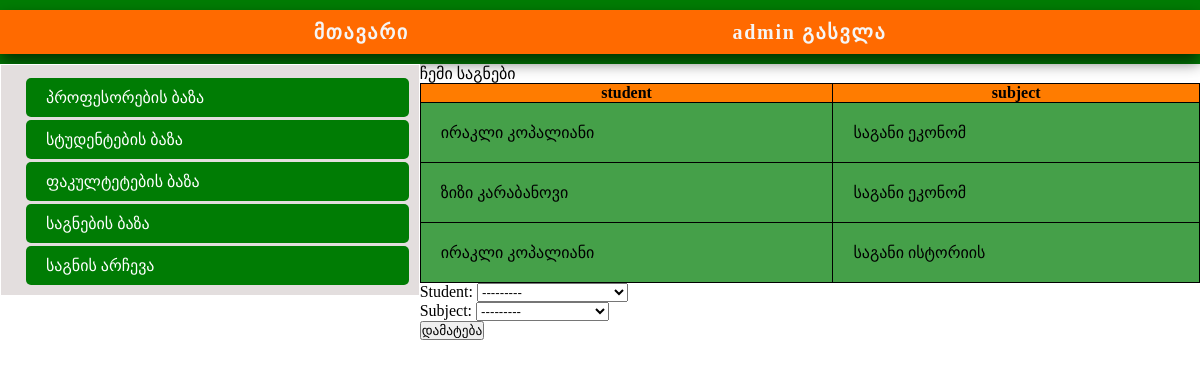
Screenshot of /takingsabject/ (signed in) with the database file from the repository.
### management/models/taking_subjects.py (models this page shows, shortened)
class StudentSubject(models.Model):
    student = models.ForeignKey('management.Student', on_delete=models.CASCADE, verbose_name='Student', default=None)
    subject = models.ForeignKey('management.Subject', on_delete=models.CASCADE, verbose_name='Subject', default=None) # ForeignKey to the semester field of the Student model
    created_at = models.DateTimeField(auto_now_add=True)
    updated_at = models.DateTimeField(auto_now=True)
    class Meta:
        db_table = 'student_subject'
        verbose_name = 'Student Subject'
        verbose_name_plural = 'Student Subjects'

### management/models/student.py (models this page shows, shortened)
class Student(models.Model):
    first_name = models.CharField(max_length=255, verbose_name=_('First Name'))
    last_name = models.CharField(max_length=255, verbose_name=_('Last Name'))
    email = models.EmailField(verbose_name=_('Email'), blank=True)
    phone_number = models.CharField(max_length=255, verbose_name=_('Phone Number'), default=None)
    born_date = models.DateField(verbose_name=_('Born Date'))
    gpa = models.FloatField(
        verbose_name='GPA',
        validators=[MinValueValidator(0.0), MaxValueValidator(4.0)]
    )
    current_semester = models.IntegerField(verbose_name=_('Current Semester'), choices=choices.SEMESTER_CHOICES, default=0)
    faculty = models.ForeignKey('management.Faculty', on_delete=models.CASCADE, verbose_name=_('Faculty'), default=None)
    is_active = models.BooleanField(default=True)
    created_at = models.DateTimeField(auto_now_add=True)
    updated_at = models.DateTimeField(auto_now=True)
    class Meta:
        db_table = 'student'
        verbose_name = _('Student')
        verbose_name_plural = _('Students')
    def __str__(self):
        return f'{self.first_name} {self.last_name}'

### management/models/subject.py (models this page shows)
class Subject(models.Model):
    title = models.CharField(max_length=255, verbose_name=_('Title'))
    faculty = models.ManyToManyField(Faculty, verbose_name=_('Faculty'))
    number_of_credits = models.IntegerField(verbose_name=_('Number of Credits'), default=0)
    description = models.TextField(verbose_name=_('Description'))
    professor = models.ForeignKey('management.Professor', on_delete=models.CASCADE, verbose_name=_('Professor'), default=None)
    syllabus = models.FileField(upload_to='syllabus/', verbose_name=_('Syllabus'), blank=True, null=True,
                                validators=[FileExtensionValidator(['pdf'])])
    prerequisites = models.ManyToManyField('self', blank=True, verbose_name='Prerequisites')
    created_at = models.DateTimeField(auto_now_add=True)
    updated_at = models.DateTimeField(auto_now=True)
    class Meta:
        db_table = 'subject'
        verbose_name = _('Subject')
        verbose_name_plural = _('Subjects')
    def __str__(self):
        return self.title

### management/views/kopaliani.py (the view)
# urls.py: path('takingsabject/', takingsabject, name='takingsabject'),
def takingsabject(request):
    if request.user.is_authenticated:
        if request.method == 'POST':
            form = StudentSubject_form(request.POST)
            if form.is_valid():
                form.save()
                return HttpResponse("დაემატა")
            else:
                return HttpResponse("შეცდომა")
        else:
            studentSubject = StudentSubject.objects.all()
            form = StudentSubject_form()
            context = {
                'studentSubject': studentSubject,
                'form': form
            }
    else:
        return redirect('user_login')
    return render(request, 'management/takingsabject.html', context)

### management/views/kopaliani.py
class StudentSubject_form(ModelForm):
    class Meta:
        model = StudentSubject
        fields = '__all__'

### management/templates/management/takingsabject.html (shortened to what this page needs)
{% extends "base.html" %}
{% block content %}
<div class="centralDiv">
    ჩემი საგნები
    <table>
            <tr>
                <th>student</th>
                <th>subject</th>
            </tr>
        {% for item in studentSubject %}
            <tr>
                <td>{{ item.student.first_name }} {{ item.student.last_name }}</td>
                <td>{{ item.subject.title }}</td>
            </tr>
        {% endfor %}
    </table>
    <div class="createForm">
        <form method="post" action="" enctype="multipart/form-data">
        {{ form.as_p }}
        <input type="submit" value="დამატება">
        </form>
    </div>
</div>
{% endblock %}

### templates/base.html (shortened to what this page needs)
{% load static %}
<!DOCTYPE html>
<html lang="en">
<head>
    <link rel="stylesheet" href="{% static 'style.css' %}">
</head>
<header>
  <nav class="navbar">
    <a href="{% url 'index' %}" class="nav-button">მთავარი</a>
      {% if request.user.is_authenticated %}
				<div class="nav--login nav--but" >
					<a href="{% url 'user_logout' %}"><div class="nav-button"> {{ request.user.username }}
                        გასვლა</div></a>
				</div>
      {% else %}
    <a href="{% url 'user_login' %}" class="nav-button">შესვლა</a>
{% endif %}
  </nav>
</header>
<body>
    <div class="bodyDiv">
        <div class="leftDiv">
        <div class="filterDivs">
                <a class="filterItem"  href="{% url 'professor' %}">
                    პროფესორების ბაზა
                </a>
                <a class="filterItem"  href="{% url 'get_students' %}">
                    სტუდენტების ბაზა
                </a>
                <a class="filterItem"  href="{% url 'get_faculties' %}">
                    ფაკულტეტების ბაზა
                </a>
                <a class="filterItem"  href="{% url 'sabject' %}">
                    საგნების ბაზა
                </a>
                <a class="filterItem"  href="{% url 'takingsabject' %}">
                    საგნის არჩევა
                </a>
          </div>
        </div>
        {% block content %}{% endblock %}
    </div>
</body>
</html>

### management/static/style.css (style rules this page uses)
* { margin: 0; padding: 0; box-sizing: border-box; user-select: none; -moz-user-select: none; -webkit-user-select: none; }
a { text-decoration: none; color: #333; }
header { background-color:#007c04; padding: 10px 0; }
.navbar { background-color: #ff6a00; display: flex; justify-content: space-evenly; box-shadow: 0px 8px 16px 0px rgba(0, 0, 0, 0.603); z-index: -500; font-size: calc( 10vw / 15); }
.nav-button { background: -webkit-linear-gradient(to right, #2196F3, #00adef); border-radius: 6px; letter-spacing: 0.085em; display: flex; justify-content: center; align-items: center; width: auto; height: 44px; color: whitesmoke; padding: 10px; transition: all .3s ease; font-weight: bold; font-size: 20px; }
.bodyDiv { display: flex; flex-direction: row; height: 100%; width: 100%; }
.leftDiv { border: 1px solid white; width: 450px; background-color: #e3dede; padding: 10px; height: 100%; }
.centralDiv { width: 70%; display: flex; flex-wrap: wrap; justify-content: space-evenly; flex-direction: column; }
.filterDivs { padding-left: 15px; display: flex; flex-direction: column; }
.filterItem { display: inline-block; padding: 10px 20px; background-color: #007c04; color: white; text-decoration: none; border-radius: 5px; transition: background-color 0.3s, transform 0.2s; margin-top:3px }
table,th { background-color: #ff7c00; border: 1px solid black; }
table,td { border: 1px solid black; border-collapse: collapse; padding: 20px; background-color: #45a049; }

### rows the page displays
StudentSubject: student.first_name "ირაკლი", student.last_name "კოპალიანი", subject "საგანი ეკონომ"
StudentSubject: student.first_name "ზიზი", student.last_name "კარაბანოვი", subject "საგანი ეკონომ"
StudentSubject: student.first_name "ირაკლი", student.last_name "კოპალიანი", subject "საგანი ისტორიის"

### other values shown
{{ request.user.username }} "admin"
